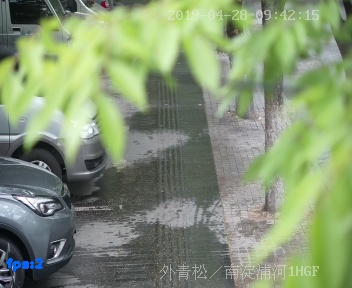
#> input picture blur_test/test2/1.jpg, 352 x 288 px
$ python image_blur.py   (older library calls are emulated)
#> lines starting #> are read from the running program, lines starting #| are printed output that depends on the picture; after the words box and inside, x2 and y2 are one past the last pixel; in counts of white or black regions, pixels touching at a corner belong together
#> further down, img is the input picture: shape (288, 352, 3); mean B, G, R 115.1, 148.6, 132.5
### blur_test/blur/image_contour.py
import copy
import os
import cv2
import numpy as np
import glob

def get_contour(img, threshold=128,use_morphology=True):
    if len(img.shape)==3:
        gray_img = cv2.cvtColor(img, cv2.COLOR_BGR2GRAY)
    else:
        gray_img=copy.deepcopy(img)
    mask=np.where(gray_img<threshold,255,0).astype(np.uint8)
    if use_morphology:
        # 创建腐蚀和膨胀的内核
        kernel = np.ones((2, 2), np.uint8)
        # 膨胀操作把缺失的边界连上
        mask = cv2.dilate(mask, kernel, iterations=10)
        # 使用腐蚀操作
        # mask = cv2.erode(mask, kernel, iterations=1)
    #3.轮廓提取
    contours, _ = cv2.findContours(mask, cv2.RETR_EXTERNAL, cv2.CHAIN_APPROX_SIMPLE)
    return contours

def draw(img, contours, is_draw_edge=True, is_fill=True, save_path=None):
    img_new = copy.deepcopy(img)
    if is_draw_edge:
        img_new = cv2.drawContours(img_new, contours, -1, (0, 0, 0),2)
    if is_fill:
        cv2.drawContours(img_new, contours, -1, (0, 0, 255), thickness=cv2.FILLED)
    if save_path:
        cv2.imwrite(save_path, img_new)


# [11 lines that do not run on import are left out]

### blur_test/blur/image_blur.py
import copy
import os
import cv2
import numpy as np
import glob
from image_contour import draw, get_contour


def draw_hist(data, save_path):
    #画出模糊度的分布直方图，用来确定模糊阈值
    import matplotlib.pyplot as plt
    plt.hist(data, bins=100, range=[0, 1000], alpha=0.2)  # 设置分组数为10，可以根据需要调整
    plt.title('直方图')  # 设置图表标题
    plt.xlabel('数据值')  # 设置X轴标签
    plt.ylabel('频数')  # 设置Y轴标签
    # 显示直方图
    plt.savefig(save_path)


def get_blur_mask(img, patch_size=9, blur_threshold=50, hit_threshold=5,connected_area_threshold=1000):
#> called with patch_size = 9, blur_threshold = 50, hit_threshold = 5, connected_area_threshold = 1000
    h, w = img.shape[:2]
#> h = 288; w = 352
    half_patch_size = patch_size // 2
    gray_img = cv2.cvtColor(img, cv2.COLOR_BGR2GRAY)
    laplacian = cv2.Laplacian(gray_img, cv2.CV_64F)
    #镜像padding边界
    bordered_laplacian = cv2.copyMakeBorder(laplacian, half_patch_size, half_patch_size, half_patch_size,
                                            half_patch_size, cv2.BORDER_REFLECT)
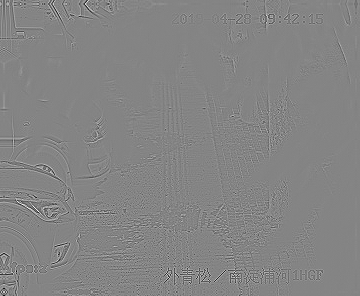
#> bordered_laplacian: shape (296, 360) float64; min -389, max 359, mean 0; drawn with min black and max white
    accumulate_map = np.zeros_like(laplacian)
    var_list = []
    for h_middle_idx in range(h):
        for w_middle_idx in range(w):
            patch = bordered_laplacian[h_middle_idx:h_middle_idx + patch_size, w_middle_idx:w_middle_idx + patch_size]
            patch_var = patch.var()
            var_list.append(patch_var)
            if patch_var < blur_threshold:#小于该阈值，则认为该方块小图是模糊的，accumulate_map中对应的元素加1
                accumulate_map[h_middle_idx - half_patch_size:h_middle_idx + patch_size + 1,
                w_middle_idx - half_patch_size:w_middle_idx + half_patch_size + 1] += 1
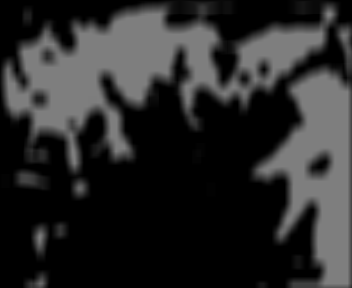
#> accumulate_map: shape (288, 352) float64; min 0, max 126, mean 41.8
#> after the loop, var_list = 101376 items
    draw_hist(var_list, "blur_hist.png")
#> in draw_hist, `plt.savefig(save_path)`:
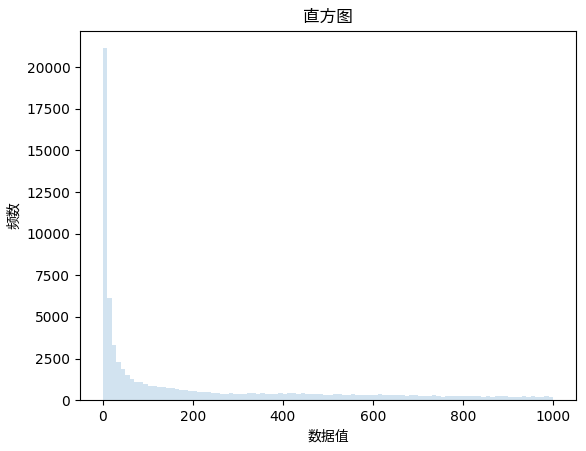
#> figure drawn by matplotlib, 1 panel; tallest bar 21135 high, from x = 0 to 10
    mask = np.where(accumulate_map > hit_threshold, 255, 0)#命中次数大于命中阈值时，则认为该点属于模型区域。255白色是模糊区域，0黑色是清晰区域
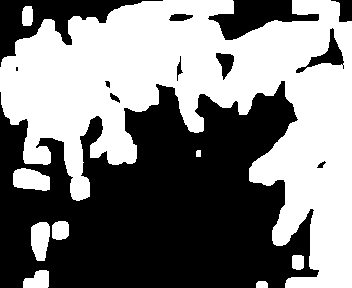
#> mask: shape (288, 352) int64; 49.6% white; 9 white regions, largest, box (x1, y1, x2, y2) and area: (0, 0, 352, 288) 47891, (13, 168, 50, 191) 663, (31, 222, 50, 261) 596
    mask=mask.astype(np.uint8)
    # 创建腐蚀和膨胀的内核
    kernel = np.ones((2, 2), np.uint8)
    # 膨胀操作
    mask = cv2.dilate(mask, kernel, iterations=10)
#> mask: shape (288, 352); 61.8% white; 8 black regions (3 under 20 px), largest, box (x1, y1, x2, y2) and area: (0, 97, 294, 288) 34409, (0, 0, 163, 67) 2739, (229, 0, 292, 39) 1357, (296, 235, 310, 255) 137, (341, 0, 352, 21) 56
    # 腐蚀操作
    # mask = cv2.erode(mask, kernel, iterations=1)

    # 查找连通区域
    num_labels, labels, stats, centroids = cv2.connectedComponentsWithStats(mask, connectivity=4)
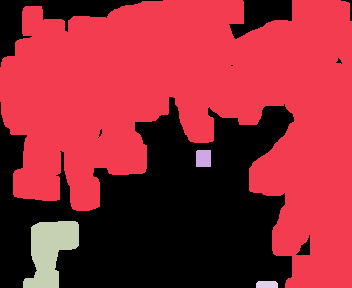
#> labels: shape (288, 352) int32; 5 distinct labels, from 0 to 4; one colour per label, 0 black
#> num_labels = 5; stats = [[0, 0, 352, 288, 38732], [0, 0, 352, 288, 59893], [196, 150, 15, 17, 254], [23, 221, 56, 67, 2349], [256, 281, 22, 7, 148]]; centroids = [[155.1, 191.9], [193.3, 107.6], [203, 158], [49.85, 250.4], [266.5, 284.1]]

    # 打印连通区域数量
    print("连通区域数量:", num_labels - 1)
#| 连通区域数量: 4

    # 打印每个部分的面积
    for label in range(1, num_labels):
        area = stats[label, cv2.CC_STAT_AREA]
        print(f"连通区域 {label} 的面积: {area}")
        if area<connected_area_threshold:
            #面积小于阈值的区域不认为是模糊区域
            print(area,label)
            mask=np.where(labels==label,0,mask)
#> this loop made 4 passes
#> area on passes 1 to 4: 59893, 254, 2349, 148
#| 连通区域 1 的面积: 59893
#| 连通区域 2 的面积: 254
#| 254 2
#| 连通区域 3 的面积: 2349
#| 连通区域 4 的面积: 148
#| 148 4
    return mask


if __name__ == "__main__":
    img_path_list = glob.glob("../test2/*.jpg")
    output_dir = "../test2_output"
    if not os.path.exists(output_dir):
        os.mkdir(output_dir)
    for img_path in img_path_list:
        name = os.path.basename(img_path)
        save_path = os.path.join(output_dir, name)
        print(name)
        img = cv2.imread(img_path)
        #获取模糊的区域mask
        mask = get_blur_mask(img)
        cv2.imwrite(os.path.join(output_dir,"mask_"+name), mask)
        #得到模糊区域的边界
        contours = get_contour(mask)
#> in get_contour, `mask = cv2.dilate(mask, kernel, iterations=10)`:
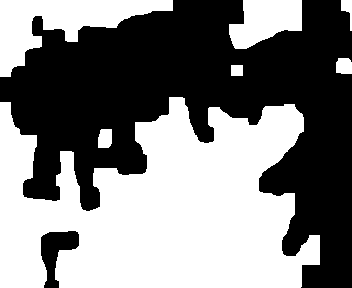
#> mask: shape (288, 352); 49.9% white; 7 white regions
#> in get_contour, `contours, _ = cv2.findContours(mask, cv2.RETR_EXTERNAL, cv2.CHAIN_APPR..`: contours = 7 contours; box (x1, y1, x2, y2) and area: (0, 97, 320, 288) 40987, (0, 0, 173, 77) 5264, (229, 0, 302, 49) 2388, (98, 129, 112, 148) 216, (336, 58, 352, 74) 209, (341, 0, 352, 31) 126, (231, 65, 243, 76) 110
        #画出边界
        draw(img, contours, True, False, save_path)
#> in draw, `img_new = cv2.drawContours(img_new, contours, -1, (0, 0, 0),2)`:
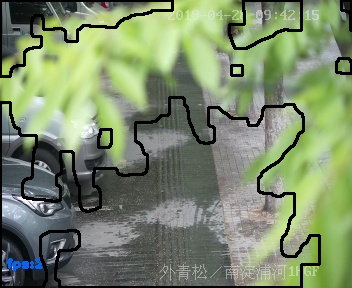
#> img_new: shape (288, 352, 3); 7.49% of pixels changed, all inside (x1, y1, x2, y2) = (0, 0, 352, 288)
#> pass 2 of the loop `for img_path in img_path_list:`:
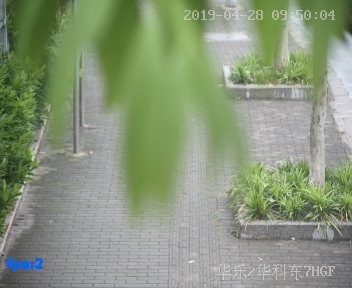
#> input picture blur_test/test2/2.jpg, 352 x 288 px
#> img is the input picture: shape (288, 352, 3); mean B, G, R 122.8, 150.2, 136.9
#> labels: shape (288, 352) int32; 3 distinct labels, from 0 to 2
#| 连通区域数量: 2
#> the loop in get_blur_mask (call 2), `for label in range(1, num_labels):` made 2 passes
#> area on passes 1 to 2: 44983, 105
#> (printed output is left out)
#> in get_contour (call 2), `mask = cv2.dilate(mask, kernel, iterations=10)`:
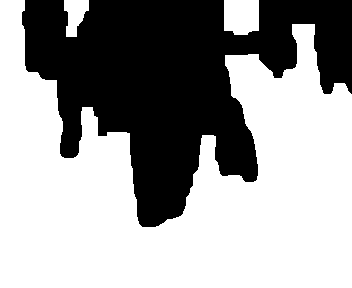
#> mask: shape (288, 352); 61.5% white; 1 black region
#> in get_contour (call 2), `contours, _ = cv2.findContours(mask, cv2.RETR_EXTERNAL, cv2.CHAIN_APPR..`: contours = 3 contours; box (x1, y1, x2, y2) and area: (0, 0, 352, 288) 59686, (224, 0, 259, 35) 1082, (64, 0, 89, 37) 562
#> in draw (call 2), `img_new = cv2.drawContours(img_new, contours, -1, (0, 0, 0),2)`:
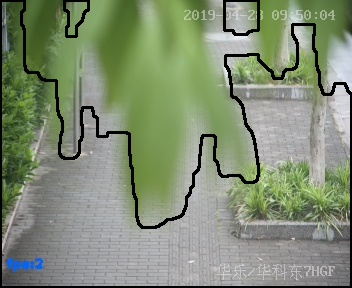
#> img_new: shape (288, 352, 3); 5.69% of pixels changed, all inside (x1, y1, x2, y2) = (0, 0, 352, 288)
#> pass 3 of the loop `for img_path in img_path_list:`:
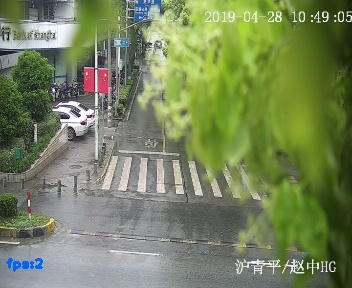
#> input picture blur_test/test2/3.jpg, 352 x 288 px
#> img is the input picture: shape (288, 352, 3); mean B, G, R 93.2, 132.3, 119.1
#> labels: shape (288, 352) int32; 6 distinct labels, from 0 to 5
#| 连通区域数量: 5
#> in get_contour (call 3), `mask = cv2.dilate(mask, kernel, iterations=10)`:
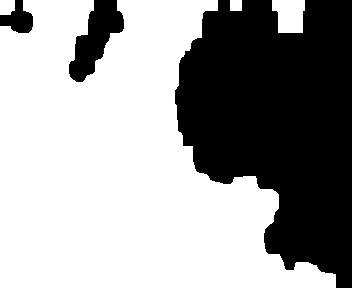
#> mask: shape (288, 352); 62% white; 3 black regions
#> in get_contour (call 3), `contours, _ = cv2.findContours(mask, cv2.RETR_EXTERNAL, cv2.CHAIN_APPR..`: contours = 4 contours; box (x1, y1, x2, y2) and area: (0, 0, 336, 288) 60864, (272, 0, 305, 33) 850, (0, 0, 15, 15) 182, (230, 0, 242, 11) 110
#> in draw (call 3), `img_new = cv2.drawContours(img_new, contours, -1, (0, 0, 0),2)`:
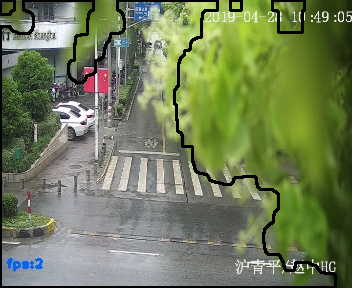
#> img_new: shape (288, 352, 3); 4.53% of pixels changed, all inside (x1, y1, x2, y2) = (0, 0, 337, 288)
